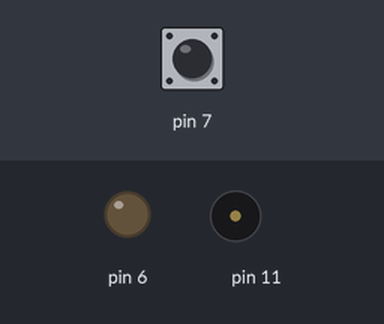
Recording of a sketch running on a simulated Arduino Uno, built with avr-gcc and run on an emulated ATmega328P. Parts: output pins drawn as LEDs (lit = HIGH), buzzer (waves = sounding). The test bench sets the inputs (shaded band); at power-on: pin 7 LOW. What the sketch prints to the serial monitor is not drawn.

Above: at 2.7 s.
2.8 s: pin 7 pulsed LOW 5 times (0.12 s each, 0.3 s apart)
At 3.6 s:
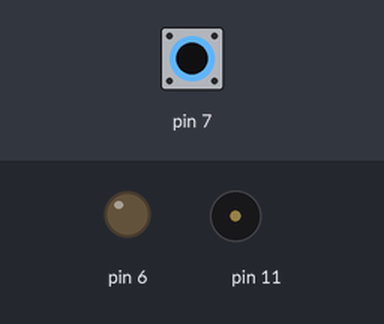
5.8 s: pin 7 driven LOW
At 7.2 s:
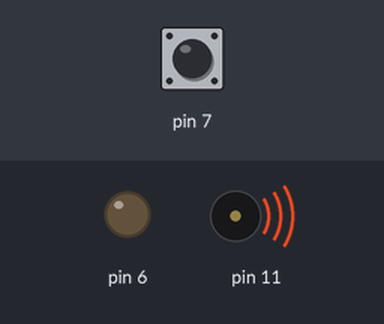
Timing chart, 0 to 14.8 s (numbered marks = the images above; inputs shaded):
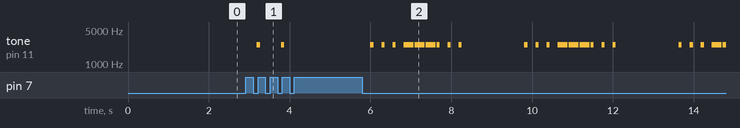

The sketch:

mod4_test2.ino
```cpp
#define righttail 9

#define Short_freq 2500

float inp;
bool start_say = 0;
unsigned long T,T2;
int ring , between_ring , battery_condition, T_start_say;


void setup() {
  pinMode(11, OUTPUT);
  pinMode(6, OUTPUT);
  pinMode(2, INPUT);
  Serial.begin(9600);
}

void loop() {
  if (Serial.available()) { //跟他講說要手動輸入
    battery_condition = Serial.parseFloat();
  }

  if (digitalRead(7) == HIGH && (millis()-T_start_say) > 200) {
    T_start_say = millis();
    start_say = !start_say;
    ring = 0;
  }
  if (start_say == 1) {
  SOS_beep();
  }
}


/*
  range
  uint8  : 0 ~ 255
  uint16 : 0 ~ 65535
  uint32 : 0 ~ 4294967295
  uint64 : 0 ~ 18446744073709551615
  unsi.long : 0 ~ 4294967295
  int8   : -128 ~ 127
  int16  : -32768 ~ 32767
  int32  : -2147483648 ~ 2147483647
  int64  : -9223372036854775808 ~ 9223372036854775807
*/
```

SOS_beep.ino
```cpp
void SOS_beep() {

    Serial.println(ring);
    between_ring = 270;
    if (T < millis() - between_ring) {
      switch (ring) {
        case 1: tone(11, 2500, 80); Serial.println("wwwwww");     break;
        case 2: tone(11, 2500, 80);                     break;
        case 3: tone(11, 2500, 80);                     break;
        case 4: tone(11, 2500, 250);                     break;
        case 5: tone(11, 2500, 250);                     break;
        case 6: tone(11, 2500, 250);                     break;
        case 7: tone(11, 2500, 80);                     break;
        case 8: tone(11, 2500, 80);                     break;
        case 9: tone(11, 2500, 80);                     break;

        case 14: ring = 0;             break;
      }
      T = millis();
      if (ring < 14) {
        ring += 1;
      }

  }

}
```

Measured:
- after the input at 2.8 s, tone on pin 11: alternates 2500 Hz for 0.08 s and silent for 0.52 s, 4 changes in all, then stays silent, starting after 0.39 s
- after the input at 5.8 s, tone on pin 11: silent → 2500 Hz after 0.20 s, then repeats every 3.8 s: silent 0.20 s, 2 × (2500 Hz 0.08 s, silent 0.19 s), 3 × (2500 Hz 0.25 s, silent 0.02 s), 2 × (2500 Hz 0.08 s, silent 0.19 s), 2500 Hz 0.08 s, silent 1.6 s, 2500 Hz 0.08 s
